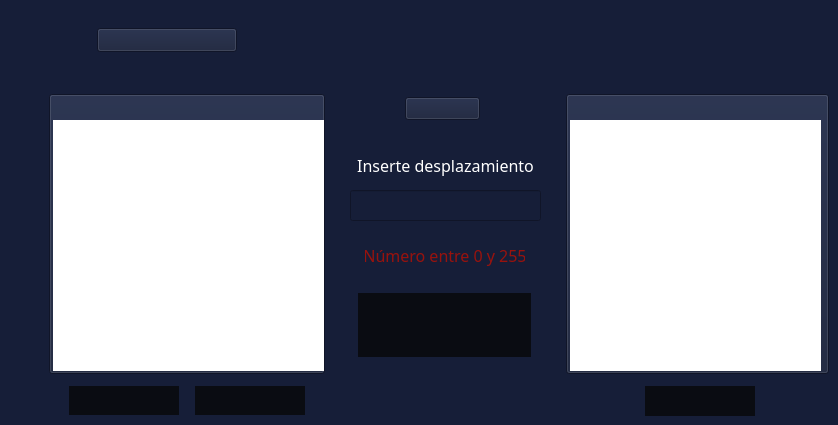
          <widget class="QWidget" name="clDesplazamiento">
           <property name="styleSheet">
            <string notr="true">*{
	background-color: rgb(22,30,56);
}
QToolButton{
	color: rgb(255,255,255);
	background:rgb(10,12,18);
	border:none;
}
QToolButton:hover{
	background:rgb(33,38,52);
	border:none;
}
QTextEdit{
	background:rgb(255,255,255);
	border:none;
}
QLineEdit{
	color:rgb(255, 255, 255)
}</string>
           </property>
           <widget class="QPushButton" name="pushButton_8">
            <property name="geometry">
             <rect>
              <x>97</x>
              <y>28</y>
              <width>140</width>
              <height>24</height>
             </rect>
            </property>
            <property name="text">
             <string/>
            </property>
            <property name="icon">
             <iconset>
              <normaloff>src/titulos/Desplazamiento.png</normaloff>src/titulos/Desplazamiento.png</iconset>
            </property>
            <property name="iconSize">
             <size>
              <width>140</width>
              <height>24</height>
             </size>
            </property>
           </widget>
           <widget class="QPushButton" name="pushButton_27">
            <property name="geometry">
             <rect>
              <x>49</x>
              <y>94</y>
              <width>276</width>
              <height>280</height>
             </rect>
            </property>
            <property name="text">
             <string/>
            </property>
            <property name="icon">
             <iconset>
              <normaloff>src/textoDeseado.png</normaloff>src/textoDeseado.png</iconset>
            </property>
            <property name="iconSize">
             <size>
              <width>276</width>
              <height>280</height>
             </size>
            </property>
           </widget>
           <widget class="QTextEdit" name="despTextoOriginal">
            <property name="geometry">
             <rect>
              <x>53</x>
              <y>120</y>
              <width>271</width>
              <height>251</height>
             </rect>
            </property>
           </widget>
           <widget class="QToolButton" name="despCifrar">
            <property name="geometry">
             <rect>
              <x>69</x>
              <y>386</y>
              <width>110</width>
              <height>29</height>
             </rect>
            </property>
            <property name="cursor">
             <cursorShape>PointingHandCursor</cursorShape>
            </property>
            <property name="text">
             <string/>
            </property>
            <property name="icon">
             <iconset>
              <normaloff>src/BotonesGral/Cifrar.png</normaloff>src/BotonesGral/Cifrar.png</iconset>
            </property>
            <property name="iconSize">
             <size>
              <width>110</width>
              <height>29</height>
             </size>
            </property>
           </widget>
           <widget class="QToolButton" name="despDescifrar">
            <property name="geometry">
             <rect>
              <x>195</x>
              <y>386</y>
              <width>110</width>
              <height>29</height>
             </rect>
            </property>
            <property name="cursor">
             <cursorShape>PointingHandCursor</cursorShape>
            </property>
            <property name="text">
             <string/>
            </property>
            <property name="icon">
             <iconset>
              <normaloff>src/BotonesGral/Descifrar.png</normaloff>src/BotonesGral/Descifrar.png</iconset>
            </property>
            <property name="iconSize">
             <size>
              <width>110</width>
              <height>29</height>
             </size>
            </property>
           </widget>
           <widget class="QPushButton" name="pushButton_28">
            <property name="geometry">
             <rect>
              <x>405</x>
              <y>97</y>
              <width>75</width>
              <height>23</height>
             </rect>
            </property>
            <property name="text">
             <string/>
            </property>
            <property name="icon">
             <iconset>
              <normaloff>src/BotonesGral/Clave.png</normaloff>src/BotonesGral/Clave.png</iconset>
            </property>
            <property name="iconSize">
             <size>
              <width>44</width>
              <height>18</height>
             </size>
            </property>
           </widget>
           <widget class="QPushButton" name="pushButton_29">
            <property name="geometry">
             <rect>
              <x>566</x>
              <y>94</y>
              <width>263</width>
              <height>280</height>
             </rect>
            </property>
            <property name="text">
             <string/>
            </property>
            <property name="icon">
             <iconset>
              <normaloff>src/textoObtenido.png</normaloff>src/textoObtenido.png</iconset>
            </property>
            <property name="iconSize">
             <size>
              <width>263</width>
              <height>280</height>
             </size>
            </property>
           </widget>
           <widget class="QToolButton" name="despGenerar">
            <property name="geometry">
             <rect>
              <x>358</x>
              <y>293</y>
              <width>173</width>
              <height>64</height>
             </rect>
            </property>
            <property name="cursor">
             <cursorShape>PointingHandCursor</cursorShape>
            </property>
            <property name="text">
             <string/>
            </property>
            <property name="icon">
             <iconset>
              <normaloff>src/BotonesGral/Generar  Clave.png</normaloff>src/BotonesGral/Generar  Clave.png</iconset>
            </property>
            <property name="iconSize">
             <size>
              <width>173</width>
              <height>64</height>
             </size>
            </property>
           </widget>
           <widget class="QLineEdit" name="cantDesplazamiento">
            <property name="geometry">
             <rect>
              <x>350</x>
              <y>190</y>
              <width>191</width>
              <height>31</height>
             </rect>
            </property>
            <property name="font">
             <font>
              <family>Bahnschrift</family>
              <pointsize>12</pointsize>
             </font>
            </property>
            <property name="styleSheet">
             <string notr="true"/>
            </property>
            <property name="text">
             <string/>
            </property>
            <property name="alignment">
             <set>Qt::AlignCenter</set>
            </property>
           </widget>
           <widget class="QLabel" name="label_2">
            <property name="geometry">
             <rect>
              <x>365</x>
              <y>240</y>
              <width>160</width>
              <height>31</height>
             </rect>
            </property>
            <property name="font">
             <font>
              <family>Bahnschrift</family>
              <pointsize>12</pointsize>
             </font>
            </property>
            <property name="styleSheet">
             <string notr="true">color:rgb(152, 18, 13)</string>
            </property>
            <property name="text">
             <string>Número entre 0 y 255</string>
            </property>
            <property name="alignment">
             <set>Qt::AlignCenter</set>
            </property>
           </widget>
           <widget class="QToolButton" name="despCopiar">
            <property name="geometry">
             <rect>
              <x>645</x>
              <y>386</y>
              <width>110</width>
              <height>30</height>
             </rect>
            </property>
            <property name="cursor">
             <cursorShape>PointingHandCursor</cursorShape>
            </property>
            <property name="text">
             <string/>
            </property>
            <property name="icon">
             <iconset>
              <normaloff>src/BotonesGral/Copiar.png</normaloff>src/BotonesGral/Copiar.png</iconset>
            </property>
            <property name="iconSize">
             <size>
              <width>110</width>
              <height>30</height>
             </size>
            </property>
           </widget>
           <widget class="QTextEdit" name="despTextoResult">
            <property name="geometry">
             <rect>
              <x>570</x>
              <y>120</y>
              <width>251</width>
              <height>251</height>
             </rect>
            </property>
           </widget>
           <widget class="QLabel" name="label_3">
            <property name="geometry">
             <rect>
              <x>335</x>
              <y>150</y>
              <width>221</width>
              <height>31</height>
             </rect>
            </property>
            <property name="font">
             <font>
              <family>Bahnschrift</family>
              <pointsize>12</pointsize>
             </font>
            </property>
            <property name="styleSheet">
             <string notr="true">color: white
</string>
            </property>
            <property name="text">
             <string>Inserte desplazamiento</string>
            </property>
            <property name="alignment">
             <set>Qt::AlignCenter</set>
            </property>
           </widget>
          </widget>
